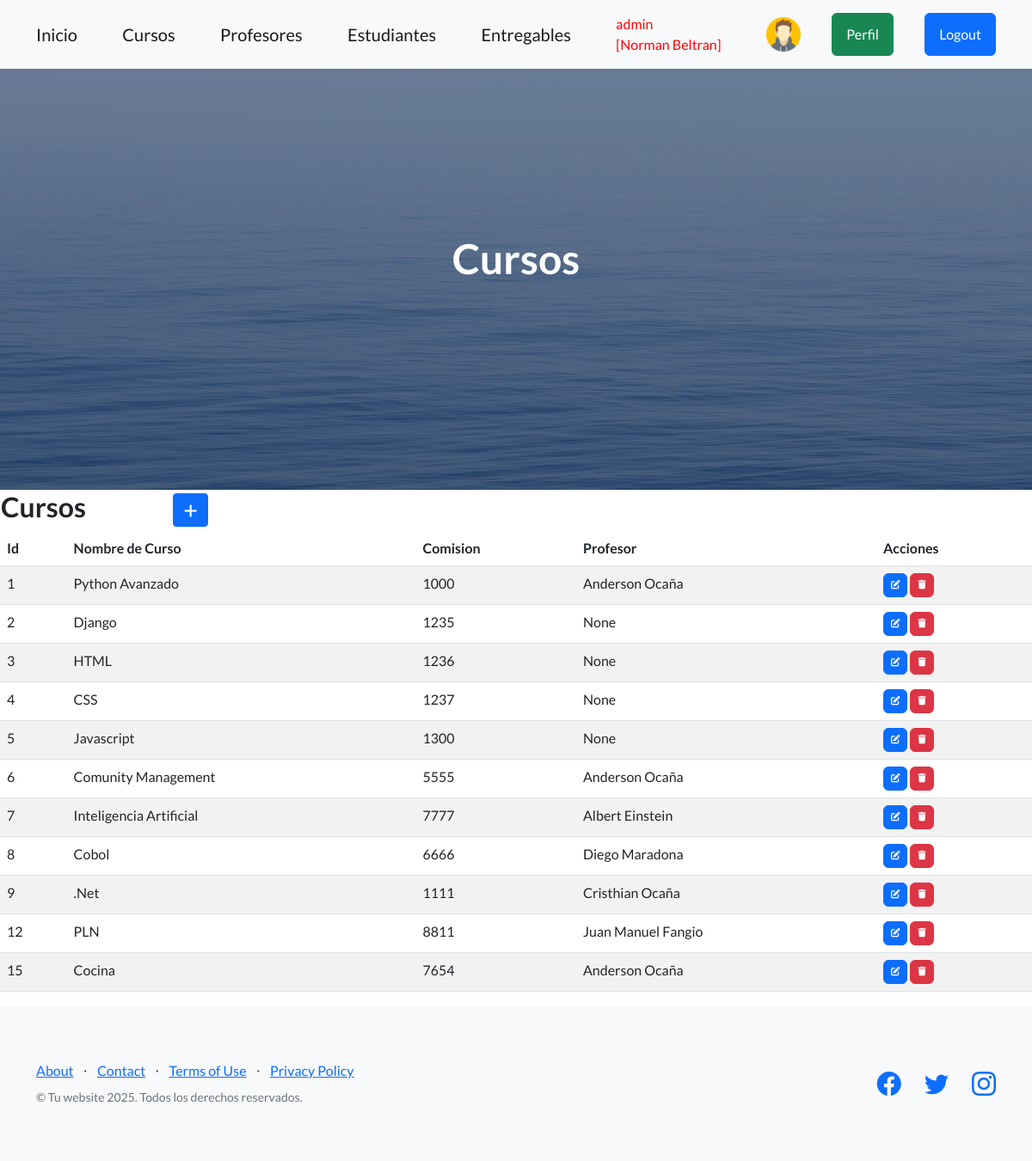
Page /cursos/ (signed in) on the committed database.
### entidades/models.py (models this page shows, shortened)
class Profile(models.Model):
    user = models.OneToOneField(User, on_delete=models.CASCADE, related_name='profile')
    avatar = models.ImageField(upload_to='avatars/', default='avatars/default.png', null=True, blank=True)

class Curso(models.Model):
    nombre = models.CharField(max_length=50)
    comision = models.IntegerField()
    profesor = models.ForeignKey('Profesor', on_delete=models.CASCADE, null=True, blank=True)

class Profesor(models.Model):
    nombre = models.CharField(max_length=60)
    apellido = models.CharField(max_length=60)
    email = models.EmailField()
    profesion = models.CharField(max_length=50)
    class Meta:
        verbose_name = "Profesor"
        verbose_name_plural = "Profesores"
        ordering = ["apellido", "-nombre"]
    def __str__(self):
        return f"{self.nombre} {self.apellido}"

### entidades/views.py (the view)
# urls.py: path("cursos/", cursos, name="cursos"),
@login_required
def cursos(request):
    contexto = {"cursos": Curso.objects.all()}
    return render(request, "entidades/cursos.html", contexto)

### entidades/templates/entidades/cursos.html (shortened to what this page needs)
{% extends 'entidades/index.html' %}
{% block titulo %}
    <h1 class="mb-5">Cursos</h1>
{% endblock titulo %}
{% block contenido %}
<table>
    <tr>
        <td width="200"><h2>Cursos</h2></td>
        <td>
            <a
            href="{% url 'cursoForm' %}"
            class="btn btn-primary btn-sm"
            >
            </a>
        </td>
    </tr>
</table>
{% if not cursos %}
    <table>
        Sin datos para ese patron de busqueda.
    </table>
{% else %}
    <table class="table table-striped">
        <thead>
            <tr>
                <th>Id</th>
                <th>Nombre de Curso</th>
                <th>Comision</th>
                <th>Profesor</th>
                <th>Acciones</th>
            </tr>
        </thead>
        <tbody>
        {% for c in cursos  %}
            <tr>
                <td>{{ c.id }}</td>
                <td>{{ c.nombre }}</td>
                <td>{{ c.comision }}</td>
                <td>{{ c.profesor }}</td>
                <td>
                    <a
                    href='{% url 'cursoUpdate' c.id %}'
                    class="btn btn-primary"
                    style="--bs-btn-padding-y: .25rem; --bs-btn-padding-x: .5rem; --bs-btn-font-size: .75rem;"
                    >
                    </a>
                    <a
                    href='{% url 'cursoDelete' c.id %}'
                    class="btn btn-danger"
                    style="--bs-btn-padding-y: .25rem; --bs-btn-padding-x: .5rem; --bs-btn-font-size: .75rem;"
                    >
                    </a>
                </td>
            </tr>
        {% endfor %}
        </tbody>
    </table>
{% endif %}
{% endblock contenido %}

### entidades/templates/entidades/index.html (shortened to what this page needs)
<!DOCTYPE html>
<html lang="en">
    <head>
        {% load static %}
        <link href="https://cdn.jsdelivr.net/npm/bootstrap-icons@1.5.0/font/bootstrap-icons.css" rel="stylesheet" type="text/css" />
        <link href="{% static 'css/styles.css' %}" rel="stylesheet" />
        <link rel="stylesheet" href="https://cdnjs.cloudflare.com/ajax/libs/font-awesome/6.4.0/css/all.min.css">
    </head>
    <body>
        <nav class="navbar navbar-light bg-light static-top">
            <div class="container">
                <a class="navbar-brand" href="{% url 'home' %}">Inicio</a>
                {% if user.is_authenticated %}
                    <a class="navbar-brand" href="{% url 'cursos' %}">Cursos</a>
                    <a class="navbar-brand" href="{% url 'profesores' %}">Profesores</a>
                    <a class="navbar-brand" href="{% url 'estudiantes' %}">Estudiantes</a>
                    <a class="navbar-brand" href="{% url 'entregables' %}">Entregables</a>
                    <span style="color:red"  class="navbar-text me-3">
                    {{ user.username }} <br> [{{ user.first_name }} {{ user.last_name }}]
                    </span>
                    <div class="text-center">
                        <a href="{% url 'avatar' %}"><img src="{{ user.profile.avatar.url }}" height="40px" weight="40px" alt="Fotos"></a>
                    </div>
                    <a class="btn btn-success" href="{% url 'perfil' %}">Perfil</a>
                    <form action="{% url 'logout' %}" method="post">
                        <button type="submit" class="btn btn-primary">Logout</button>
                    </form>
                {% else %}
                    <a class="btn btn-primary" href="{% url 'login' %}">Login</a>
                    <a class="btn btn-success" href="{% url 'register' %}">Registrarse</a>
                {% endif %}
            </div>
        </nav>
        <header class="masthead">
            <div class="container position-relative">
                <div class="row justify-content-center">
                    <div class="col-xl-6">
                        <div class="text-center text-white">
                            {% block titulo %}{% endblock titulo %}
                        </div>
                    </div>
                </div>
            </div>
        </header>
        {% block contenido %}
        {% endblock contenido %}
        <footer class="footer bg-light">
            <div class="container">
                <div class="row">
                    <div class="col-lg-6 h-100 text-center text-lg-start my-auto">
                        <ul class="list-inline mb-2">
                            <li class="list-inline-item"><a href="#!">About</a></li>
                            <li class="list-inline-item">⋅</li>
                            <li class="list-inline-item"><a href="#!">Contact</a></li>
                            <li class="list-inline-item">⋅</li>
                            <li class="list-inline-item"><a href="#!">Terms of Use</a></li>
                            <li class="list-inline-item">⋅</li>
                            <li class="list-inline-item"><a href="#!">Privacy Policy</a></li>
                        </ul>
                        <p class="text-muted small mb-4 mb-lg-0">&copy; Tu website 2025. Todos los derechos reservados.</p>
                    </div>
                    <div class="col-lg-6 h-100 text-center text-lg-end my-auto">
                        <ul class="list-inline mb-0">
                            <li class="list-inline-item me-4">
                                <a href="#!"><i class="bi-facebook fs-3"></i></a>
                            </li>
                            <li class="list-inline-item me-4">
                                <a href="#!"><i class="bi-twitter fs-3"></i></a>
                            </li>
                            <li class="list-inline-item">
                                <a href="#!"><i class="bi-instagram fs-3"></i></a>
                            </li>
                        </ul>
                    </div>
                </div>
            </div>
        </footer>
    </body>
</html>

### rows in the picture
Curso: id "1", nombre "Python Avanzado", comision "1000", profesor "Anderson Ocaña"
Curso: id "2", nombre "Django", comision "1235", profesor "None"
Curso: id "3", nombre "HTML", comision "1236", profesor "None"
Curso: id "4", nombre "CSS", comision "1237", profesor "None"
Curso: id "5", nombre "Javascript", comision "1300", profesor "None"
Curso: id "6", nombre "Comunity Management", comision "5555", profesor "Anderson Ocaña"
Curso: id "7", nombre "Inteligencia Artificial", comision "7777", profesor "Albert Einstein"
Curso: id "8", nombre "Cobol", comision "6666", profesor "Diego Maradona"
Curso: id "9", nombre ".Net", comision "1111", profesor "Cristhian Ocaña"
Curso: id "12", nombre "PLN", comision "8811", profesor "Juan Manuel Fangio"
Curso: id "15", nombre "Cocina", comision "7654", profesor "Anderson Ocaña"

### other values in the picture
{{ user.username }} "admin"
{{ user.first_name }} "Norman"
{{ user.last_name }} "Beltran"
